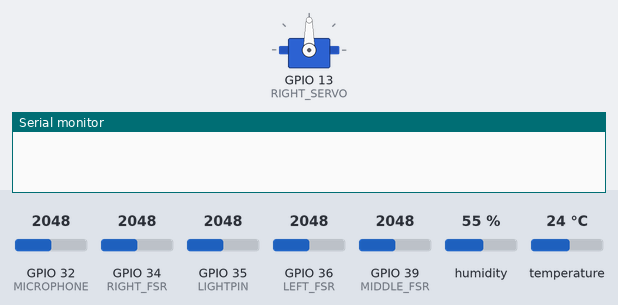
This sketch was run on a simulated ESP32. Shown: servo, the last lines printed to the serial monitor. The inputs (shaded band) are chosen by the test bench; at power-on: GPIO 32 (MICROPHONE) = 2048, GPIO 34 (RIGHT_FSR) = 2048, GPIO 35 (LIGHTPIN) = 2048, GPIO 36 (LEFT_FSR) = 2048, GPIO 39 (MIDDLE_FSR) = 2048, humidity 55 %, temperature 24 °C. WiFi joins after 1.5 s; servers stay silent unless stated.

Above: at 0.1 s.
At 2.6 s:
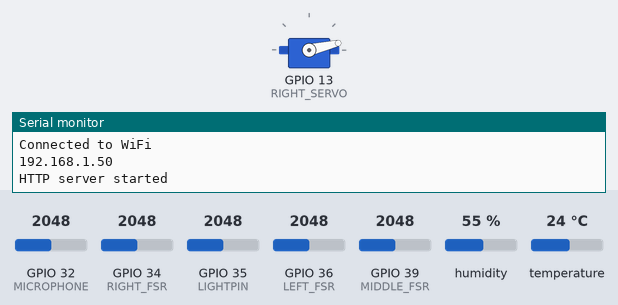
Timing chart, 0 to 4.1 s (numbered marks = the images above):
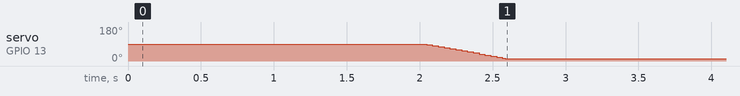

The sketch:

script.ino
```cpp
// Servos
#include <Servo.h>

// DHT
#include <DHT.h>

// WiFi
#include <WiFi.h>
#include <WebServer.h>
#include <ArduinoJson.h>


// Servos
#define LEFT_SERVO 14
#define MIDDLE_SERVO 12
#define RIGHT_SERVO 13
Servo servo;
int DOWN = 170;
int NEUTRAL = 130;
int UP = 90;

// FSRs
#define LEFT_FSR 36
#define MIDDLE_FSR 39
#define RIGHT_FSR 34

// DHT
#define DHTPIN 4
#define DHTTYPE DHT11
DHT dht(DHTPIN, DHTTYPE);
float previousHumidity;
float previousTemperature;

// Photoresistor
#define LIGHTPIN 35
int lightInit;  // initial value
int ADJUSTLIGHT = 42;

// Microphone
#define MICROPHONE 32

// WiFi
const char* ssid = "Owo";
const char* password = "yahoo123";
String serverName = "http://172.20.10.2";
WebServer server(80);


void setup() {
  // Serial
  Serial.begin(115200);  // originally had 9600

  // Servos
  servo.attach(LEFT_SERVO);
  servo.attach(MIDDLE_SERVO);
  servo.attach(RIGHT_SERVO);

  // DHT
  dht.begin();
  previousHumidity = dht.readHumidity();
  previousTemperature = dht.readTemperature();

  // Photoresistor
  pinMode(LIGHTPIN, INPUT);
  lightInit = analogRead(LIGHTPIN);

  // Microphone
  pinMode(MICROPHONE, INPUT);

  // WiFi
  WiFi.begin(ssid, password);
  while (WiFi.status() != WL_CONNECTED) {
    delay(1000);
    Serial.println("Connecting to WiFi... ");
  }
  Serial.println("Connected to WiFi");
  Serial.println(WiFi.localIP());

  // Set up routes
  server.on("/", HTTP_GET, handleRoot);

  // Start server
  server.enableCORS();
  server.begin();
  Serial.println("HTTP server started");

  // Initialization
  mechanicalInit();
}

void loop() {
  // Servos

  // FSRs
  int leftForce = analogRead(LEFT_FSR);
  Serial.print("The left force sensor value = ");
  Serial.println(leftForce);

  int middleForce = analogRead(MIDDLE_FSR);
  Serial.print("The middle force sensor value = ");
  Serial.println(middleForce);

  int rightForce = analogRead(RIGHT_FSR);
  Serial.print("The right force sensor value = ");
  Serial.println(rightForce);

  // DHT (requires 1000ms delay minimum)
  float humidity = dht.readHumidity();
  float temperature = dht.readTemperature();  // in Celsius

  if ((!(isnan(humidity))) && (!(isnan(temperature)))) { // if neither are nan
    previousHumidity = humidity;
    previousTemperature = temperature;
  } else {
    humidity = previousHumidity;
    temperature = previousTemperature;
  }
  float heatIndex = dht.computeHeatIndex(temperature, humidity, false);
  Serial.print("Humidity: ");
  Serial.print(humidity);
  Serial.print("%\nHumidity: ");
  Serial.print(temperature);
  Serial.print("°C\n");
  Serial.print("Heat index: ");
  Serial.print(heatIndex);
  Serial.println("°C");

  // Photoresistor
  int lightVal = analogRead(LIGHTPIN);
  //lightVal = lightVal/300*100;
  Serial.print("Light Level: ");
  int lightLevel = lightVal / ADJUSTLIGHT;
  Serial.println(lightLevel);

  // Microphone
  int minSound = 1024;
  int maxSound = 0;
  for (int i = 0; i < 1000; ++i) {
    int soundVal = analogRead(MICROPHONE);
    minSound = min(minSound, soundVal);
    maxSound = max(maxSound, soundVal);
  }
  int delta = maxSound - minSound;
  Serial.print("Sound: ");
  Serial.println(delta);

  // WiFi
  server.handleClient();
  handleRoot();
  delay(250);
}


// leftForce, middleForce, rightForce
// humidity, temperature, lightval, delta
// delta is the sound value!


void mechanicalInit() {
  // ALL UP
  servo.write(LEFT_SERVO, UP);
  servo.write(MIDDLE_SERVO, UP);
  servo.write(RIGHT_SERVO, UP);
  delay(2000);
  // ALL DOWN
  servo.write(LEFT_SERVO, DOWN);
  servo.write(MIDDLE_SERVO, DOWN);
  servo.write(RIGHT_SERVO, DOWN);
  delay(2000);
  // LU MD RU
  servo.write(LEFT_SERVO, UP);
  servo.write(MIDDLE_SERVO, DOWN);
  servo.write(RIGHT_SERVO, UP);
  delay(2000);
  // LD MU RD
  servo.write(LEFT_SERVO, DOWN);
  servo.write(MIDDLE_SERVO, UP);
  servo.write(RIGHT_SERVO, DOWN);
  delay(2000);
  // ALL NEUTRAL
  servo.write(LEFT_SERVO, NEUTRAL);
  servo.write(MIDDLE_SERVO, NEUTRAL);
  servo.write(RIGHT_SERVO, NEUTRAL);
  delay(2000);
}

void handleRoot() {
    // Create a JSON document
    StaticJsonDocument<200> doc;

    // Populate the JSON document
    doc["leftForce"] = analogRead(LEFT_FSR);
    doc["middleForce"] = analogRead(MIDDLE_FSR);
    doc["rightForce"] = analogRead(RIGHT_FSR);
    doc["humidity"] = dht.readHumidity();
    doc["temperature"] = dht.readTemperature();
    doc["heatIndex"] = dht.computeHeatIndex(dht.readTemperature(), dht.readHumidity(), false);
    doc["lightVal"] = analogRead(LIGHTPIN)/ADJUSTLIGHT; // test
    doc["sound"] = calculateDelta();

    // Serialize JSON document to a String
    String jsonString;
    serializeJson(doc, jsonString);

    // Set content type
    server.sendHeader("Content-Type", "application/json");
    server.send(200, "application/json", jsonString);
}

int calculateDelta() {
    int minSound = 1024;
    int maxSound = 0;
    for (int i = 0; i < 1000; ++i) {
        int soundVal = analogRead(MICROPHONE);
        minSound = min(minSound, soundVal);
        maxSound = max(maxSound, soundVal);
    }
    return maxSound - minSound;
}
```
